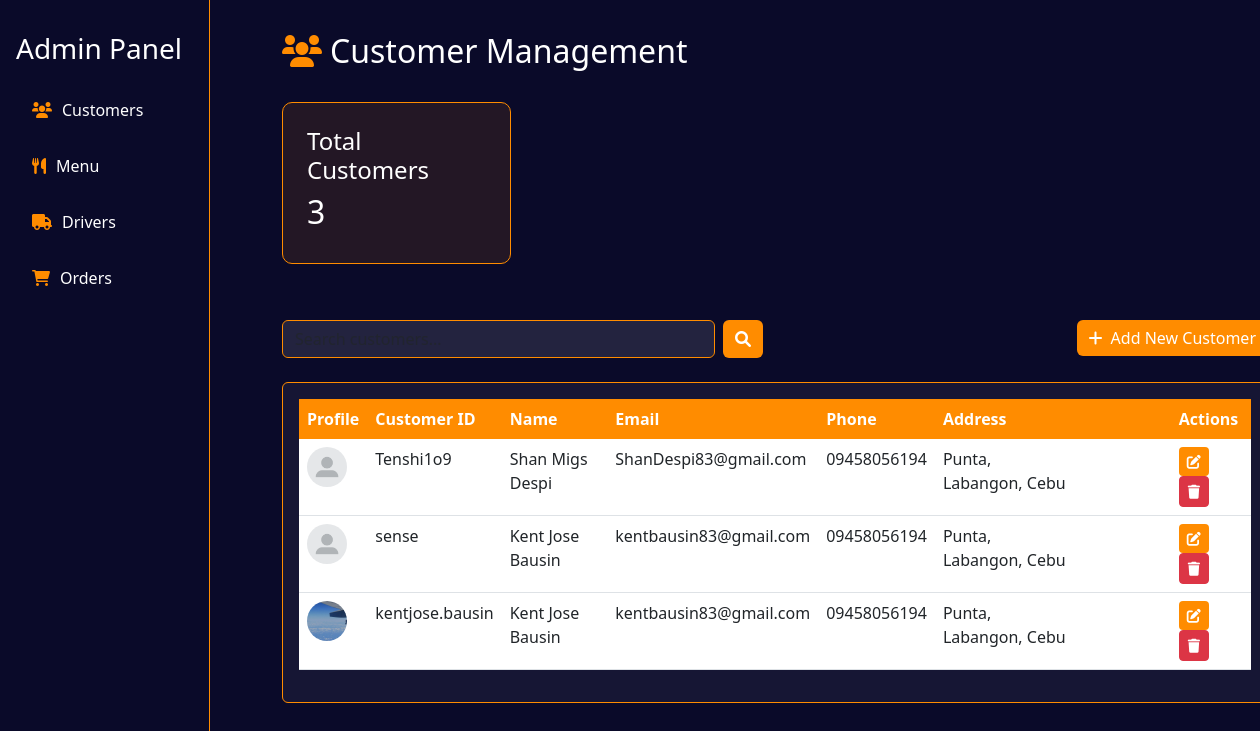
Page /admin_page on the earlier database version.
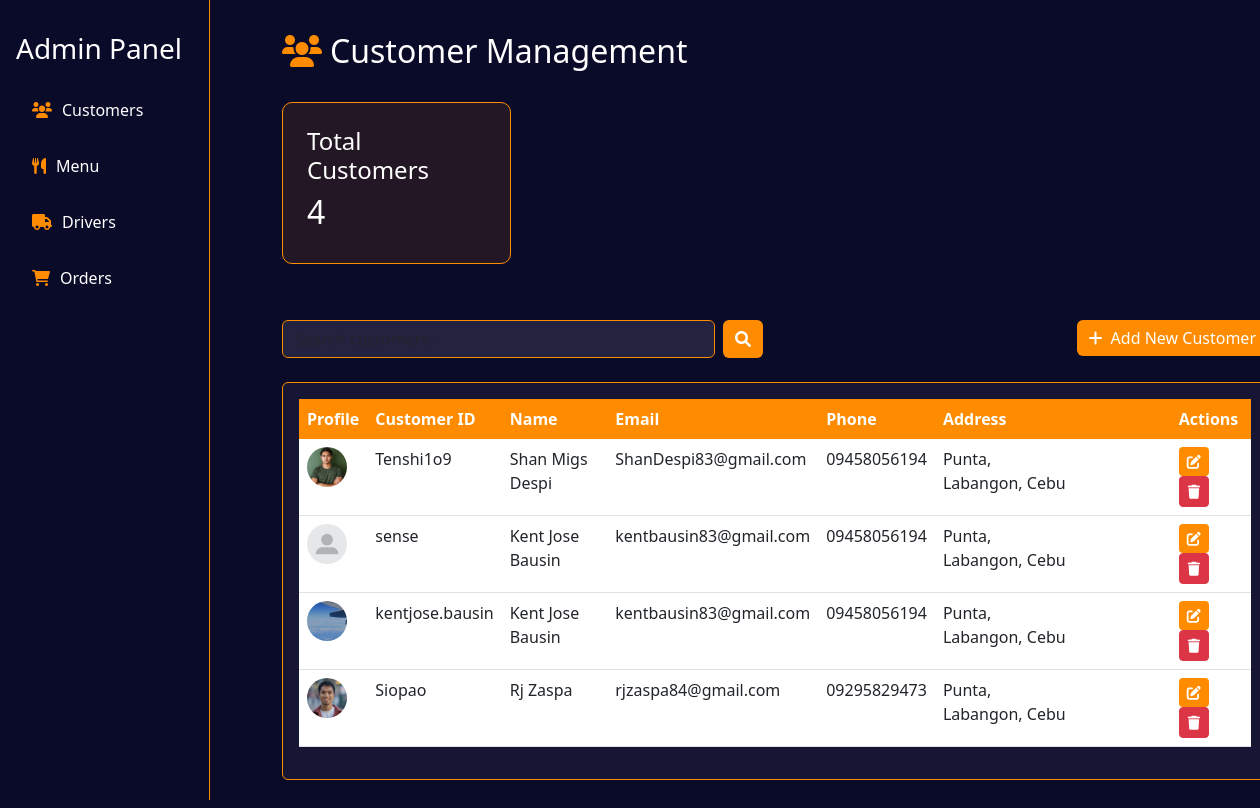
Same page on the later database version.
### myApp/models.py (models this page shows, shortened)
class Customer(models.Model):
    customer_id = models.CharField(max_length=50, primary_key=True)
    password = models.CharField(max_length=50)
    first_name = models.CharField(max_length= 100)
    last_name = models.CharField(max_length=100)
    email = models.EmailField(max_length=100)
    phone_number = models.CharField(max_length=11)
    address = models.CharField(max_length=100)
    user_type = models.CharField(max_length=100, null=True, blank=True)
    customer_image = models.ImageField(upload_to='menu_images/', null=True, blank=True)

### myApp/views.py (the view, shortened to what this page needs)
# urls.py: path("admin_page", views.admin_page, name="admin_page"),
def admin_page(request):
    customers = Customer.objects.all()
    search_query = request.GET.get('search', '')
    return render(request, "myApp/AdminPage.html", {
        'customers': customers,
        'search_query': search_query
    })

### myApp/templates/myApp/AdminPage.html (shortened to what the changed rows need)
{% load static %}
<!DOCTYPE html>
<html lang="en">
<head>
    <link href="https://cdn.jsdelivr.net/npm/bootstrap@5.3.0/dist/css/bootstrap.min.css" rel="stylesheet">
    <link rel="stylesheet" href="https://cdnjs.cloudflare.com/ajax/libs/font-awesome/6.0.0/css/all.min.css">
</head>
<body>
    <div class="container-fluid">
        <div class="row">
            <div class="col-md-10 main-content">
                <div class="row mb-4">
                    <div class="col-md-12">
                        <h2><i class="fas fa-users me-2" style="color: var(--orange);"></i>Customer Management</h2>
                    </div>
                </div>
                <div class="row mb-4">
                    <div class="col-md-3">
                        <div class="stats-card">
                            <h4>Total Customers</h4>
                            <h2>{{ customers.count }}</h2>
                        </div>
                    </div>
                </div>
                <div class="card">
                    <div class="card-body">
                        <div class="table-responsive">
                            <table class="table">
                                <thead>
                                    <tr>
                                        <th>Profile</th>
                                        <th>Customer ID</th>
                                        <th>Name</th>
                                        <th>Email</th>
                                        <th>Phone</th>
                                        <th>Address</th>
                                        <th></th>
                                        <th>Actions</th>
                                    </tr>
                                </thead>
                                <tbody>
                                    {% if customers %}
                                        {% for customer in customers %}
                                        <tr>
                                            <td>
                                                {% if customer.customer_image %}
                                                    <img src="{{ customer.customer_image.url }}" alt="Profile" class="profile-img">
                                                {% else %}
                                                    <img src="{% static 'img/default-profile.png' %}" alt="Default Profile" class="profile-img">
                                                {% endif %}
                                            </td>
                                            <td>{{ customer.customer_id }}</td>
                                            <td>{{ customer.first_name }} {{ customer.last_name }}</td>
                                            <td>{{ customer.email }}</td>
                                            <td>{{ customer.phone_number }}</td>
                                            <td>{{ customer.address }}</td>
                                            <td>
                                                <span class="badge bg-orange">{{ customer.user_type|default:"Customer" }}</span>
                                            </td>
                                            <td>
                                                <a href="{% url 'edit_customer' customer.customer_id %}" class="btn btn-sm btn-orange me-1" title="Edit"><i class="fas fa-edit"></i></a>
                                                <a href="{% url 'delete_customer' customer.customer_id %}" class="btn btn-sm btn-danger" title="Delete"><i class="fas fa-trash"></i></a>
                                            </td>
                                        </tr>
                                        {% endfor %}
                                    {% endif %}
                                </tbody>
                            </table>
                        </div>
                    </div>
                </div>
            </div>
        </div>
    </div>
</body>
</html>

Differences in the rows shown:
changed Customer "Tenshi1o9": customer_image: picture added
added Customer: customer_image (picture), customer_id "Siopao", first_name "Rj", last_name "Zaspa", email "rjzaspa84@gmail.com", phone_number "09295829473", address "Punta, Labangon, Cebu"
Other differences:
{{ customers.count }}: "3" → "4"
